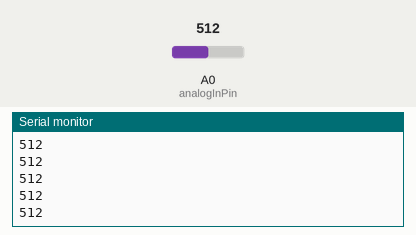
Simulated run of this sketch. Board: Arduino Uno, built with avr-gcc and run on an emulated ATmega328P. Shown: the last lines printed to the serial monitor. The inputs (shaded band) are chosen by the test bench; at power-on: A0 (analogInPin) = 512.

Above: at 1.2 s.
1.3 s: A0 (analogInPin) set to 716
At 1.9 s:
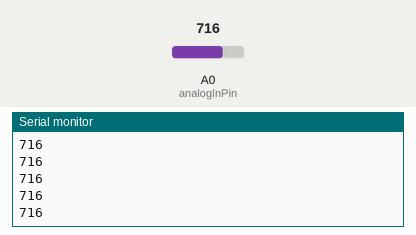
2.8 s: A0 (analogInPin) set to 900
At 3.9 s:
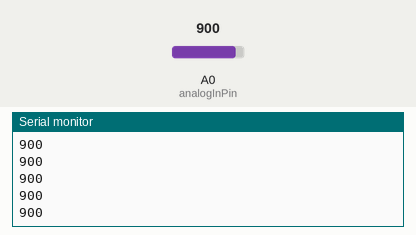
Timing chart, 0 to 5.8 s (numbered marks = the images above; inputs shaded):
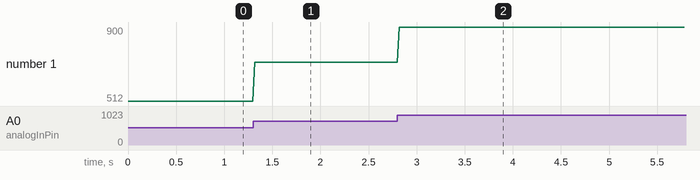

The sketch:

testeSensor.ino
```cpp
const int analogInPin = A0;  // Analog input pin that the potentiometer is attached to

int sensorValue = 0;        // value read from the pot
int outputValue = 0;        // value output to the PWM (analog out)

void setup() {
  // initialize serial communications at 9600 bps:
  Serial.begin(9600);
}

void loop() {

  sensorValue = analogRead(analogInPin);

  Serial.println(sensorValue);

  delay(20);
}
```

Measured:
- after the input at 1.3 s, the serial monitor: prints a new line at once (image 1)
- after the input at 2.8 s, the serial monitor: prints a new line at once (image 2)
- plotted number 1: 512 → 716 after the input at 1.3 s, 716 → 900 after the input at 2.8 s
